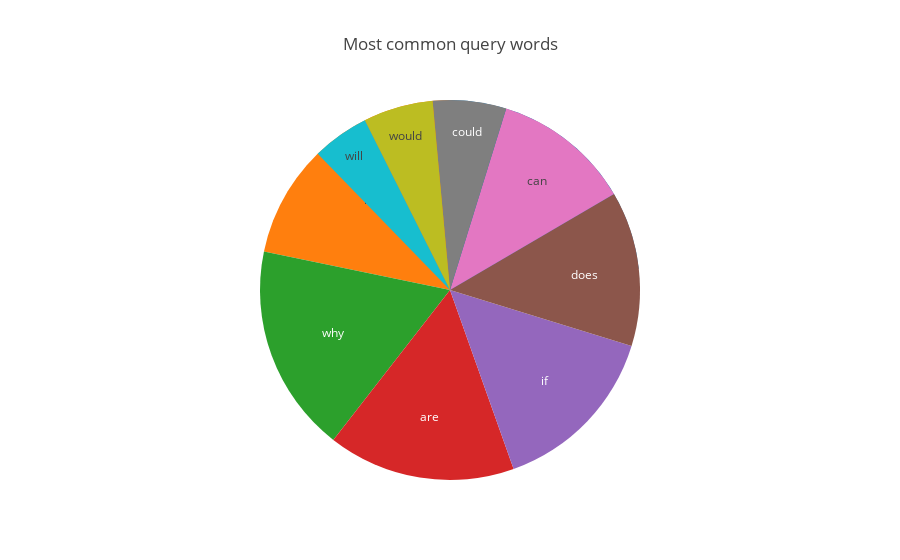

Notebook cell for this chart:
### Code cell
labels = sorted(qword, key=qword.get, reverse=True)[:10]
values = [qword[k] for k in labels]
labels.append('other')
values.append(len(qs) - np.sum(np.array(values)))

trace = go.Pie(labels=labels, values=values, textinfo='label')
layout = go.Layout(title='Most common query words', showlegend=False)
fig = go.Figure(data=[trace], layout=layout)
plotly.offline.iplot(fig)

### Figure 1 — Plotly figure (JSON) as saved in the notebook; plotly's stock layout.template omitted (floating-point values rounded to 4 significant figures)
{"data": [{"labels": ["what", "how", "why", "are", "if", "does", "can", "could", "would", "will", "other"], "textinfo": "label", "type": "pie", "values": [301, 282, 230, 207, 192, 171, 153, 81, 77, 63, -460]}], "layout": {"showlegend": false, "title": "Most common query words"}}
